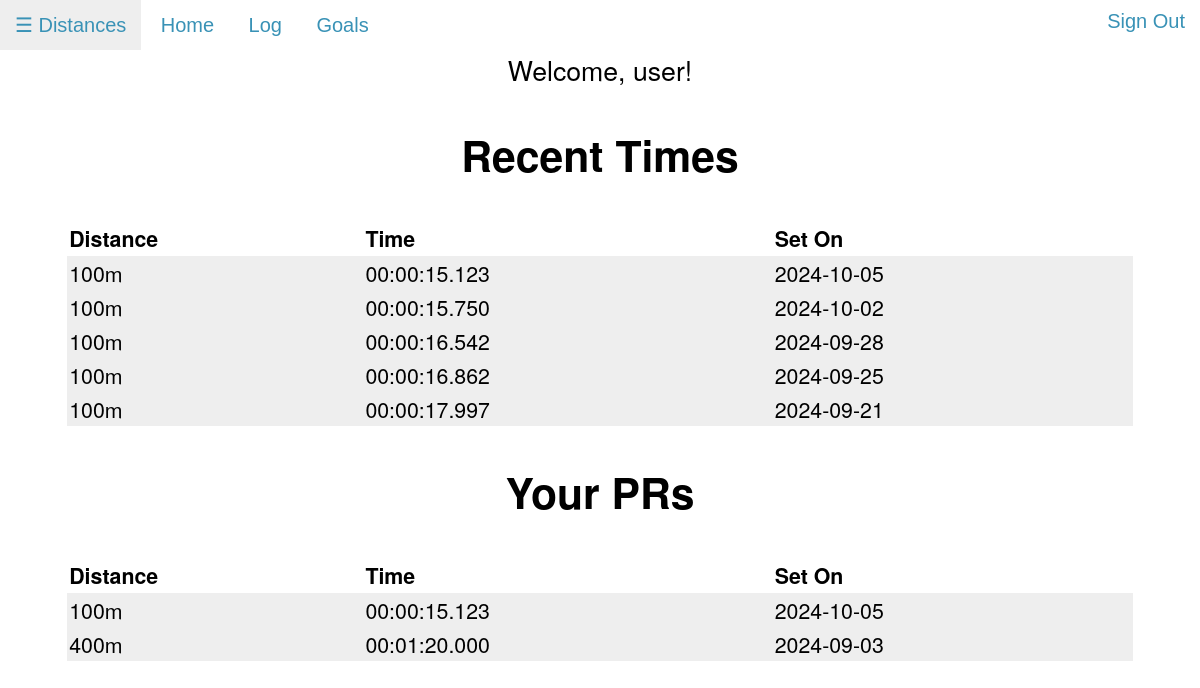
The page / (signed in) on the database its author committed.
### tables this page shows
CREATE TABLE users (id INTEGER PRIMARY KEY AUTOINCREMENT NOT NULL, username TEXT NOT NULL, pass_hash TEXT NOT NULL);

CREATE TABLE distances (id INTEGER PRIMARY KEY AUTOINCREMENT NOT NULL, user_id INTEGER NOT NULL, distance TEXT NOT NULL);

CREATE TABLE times (id INTEGER PRIMARY KEY AUTOINCREMENT NOT NULL, user_id INTEGER NOT NULL, dist_id INTEGER NOT NULL, h INTEGER NOT NULL, m INTEGER NOT NULL, s INTEGER NOT NULL, ms INTEGER NOT NULL, date TEXT NOT NULL, notes TEXT);

### app.py (the view)
@app.route("/")
@login_required
def index():
    username = db.execute("SELECT username FROM users WHERE id = ?", session["user_id"])[0]["username"]
    times = db.execute("SELECT * FROM times WHERE user_id = ? ORDER BY date DESC", session["user_id"])
    for time in times:
        time["distance"] = db.execute("SELECT distance FROM distances WHERE id = ?", time["dist_id"])[0]["distance"]
    distances = db.execute("SELECT * FROM distances WHERE user_id = ?", session["user_id"])
    prs=[]
    for d in distances:
        if get_pr(d["distance"]) != {}:
            prs.append(get_pr(d["distance"]))
    for pr in prs:
        pr["distance"] = db.execute("SELECT distance FROM distances WHERE id = ?", pr["dist_id"])[0]["distance"]
    load_dists()
    return render_template("index.html", dists=dists, username=username, times=times, prs=prs)

### app.py (called while the page is built)
def login_required(f):
    @wraps(f)
    def decorated_function(*args, **kwargs):
        if session.get("user_id") is None:
            return redirect("/login")
        return f(*args, **kwargs)
    return decorated_function

def load_dists():
    dists.clear()
    rows = db.execute("SELECT distance FROM distances WHERE user_id = ?", session["user_id"])
    for row in rows:
        if row["distance"] not in dists:
            dists.append(row["distance"])

def dist_to_id(distance):
    return db.execute("SELECT id FROM distances WHERE distance = ? AND user_id = ?", distance, session["user_id"])[0]["id"]

def get_pr(distance):
    r = db.execute("SELECT * FROM times WHERE dist_id = ? ORDER BY h ASC, m ASC, s ASC, ms ASC, date DESC", dist_to_id(distance))
    if len(r) == 0:
        return {}
    return r[0]

### templates/index.html (shortened to what this page needs)
{% extends "layout.html" %}
{% block body %}
    <p id="welcome">Welcome, {{ username }}!</p>
    {% if times != [] %}
    <h2>Recent Times</h2>
    <table>
        <thead class="heading">
            <td>Distance</td>
            <td>Time</td>
            <td>Set On</td>
        </thead>
        {% if times|length >= 5 %}
            {% for i in range(0, 5) %}
            <tr>
                <td>{{ times[i]["distance"] }}</td>
                <td>{{ '%02d' % times[i]["h"] }}:{{ '%02d' % times[i]["m"] }}:{{ '%02d' % times[i]["s"] }}.{{ '%03d' % times[i]["ms"] }}</td>
                <td>{{ times[i]["date"] }}</td>
            </tr>
            {% endfor %}
        {% endif %}
    </table>
    <h2>Your PRs</h2>
    <table>
        <thead class="heading">
            <td>Distance</td>
            <td>Time</td>
            <td>Set On</td>
        </thead>
        {% for pr in prs %}
        <tr>
            <td>{{ pr["distance"] }}</td>
            <td>{{ '%02d' % pr["h"] }}:{{ '%02d' % pr["m"] }}:{{ '%02d' % pr["s"] }}.{{ '%03d' % pr["ms"] }}</td>
            <td>{{ pr["date"] }}</td>
        </tr>
        {% endfor %}
    </table>
    {% else %}
        {% if dists == [] %}
            <h2 style="color:var(--light_blue)">Click on &#9776; Distances to add a new distance!</h2>
        {% else %}
            <h2 style="color:var(--light_blue)">Click on Log to start adding new times!</h2>
        {% endif %}
    {% endif %}
{% endblock %}

### static/styles.css (style rules this page uses)
:root { --light_blue: rgb(57, 146, 182); --dark_blue: rgb(34, 56, 104); --light_gray: rgb(238, 238, 238); --dark_gray: rgb(126, 126, 126); }
body { font-family: 'Helvetica Neue', 'Arial', sans-serif; }
h2 { font-size: 32pt; text-align: center; }
#welcome { font-size: 20pt; text-align: center; }
table { background-color: var(--light_gray); border-color: #ffffff; border-width: 2pt; border-collapse: collapse; margin-right: auto; margin-left: auto; width: 90%; margin-top: 10px; }
td { font-size: 16pt; border-color: white; border-width: 2pt; padding: 2px; }
.heading { font-weight: bold; background-color: white; font-size: 24pt; }

### rows shown on the page
users: username "user"
distances: distance "100m" "100m" "100m" "100m" "100m"
times: h "00", m "00", s "15", ms "123", date "2024-10-05", distance "100m", h "00", m "00", s "15", ms "123", date "2024-10-05"
times: h "00", m "00", s "15", ms "750", date "2024-10-02"
times: h "00", m "00", s "16", ms "542", date "2024-09-28"
times: h "00", m "00", s "16", ms "862", date "2024-09-25"
times: h "00", m "00", s "17", ms "997", date "2024-09-21"
times: distance "400m", h "00", m "01", s "20", ms "000", date "2024-09-03"
